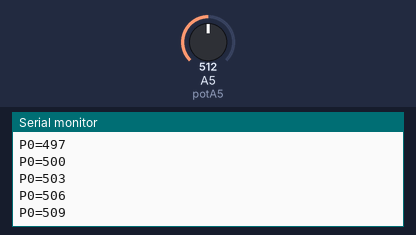
Recording of a sketch running on a simulated Arduino Uno, built with avr-gcc and run on an emulated ATmega328P. Parts: the last lines printed to the serial monitor. The test bench sets the inputs (shaded band); at power-on: A5 (potA5) = 512.

Above: at 1.2 s.
1.3 s: A5 (potA5) set to 716
At 2.5 s:
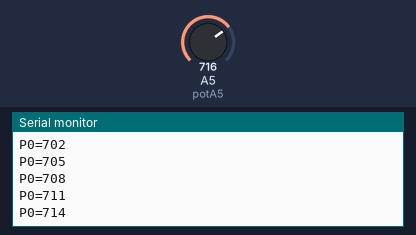
2.8 s: A5 (potA5) set to 900
At 3.6 s:
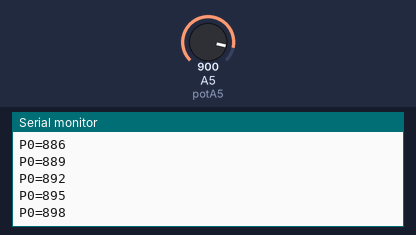
Timing chart, 0 to 5.8 s (numbered marks = the images above; inputs shaded):
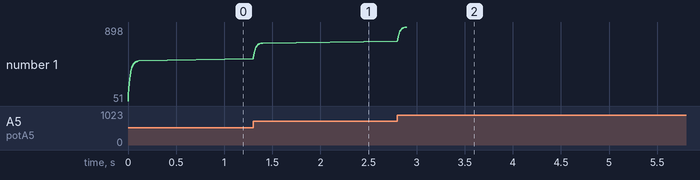

The sketch:

Pot_test.ino
```cpp
int potA5 = A5;
float filtered = 0;
int lastOut = -1;

void setup() {
  Serial.begin(115200);
}

void loop() {
  int raw = analogRead(potA5);

  // Filtro EMA (alpha controla suavidade)
  float alpha = 0.1;
  filtered = (alpha * raw) + ((1 - alpha) * filtered);

  int out = (int)filtered;

  if (abs(out - lastOut) > 2) {
    lastOut = out;
    Serial.print("P0=");
    Serial.println(out);
  }

  delay(2);
}
```

Measured:
- after the input at 1.3 s, the serial monitor: prints a new line at once (image 1)
- after the input at 2.8 s, the serial monitor: prints a new line at once (image 2)
- plotted number 1: 509 → 714 after the input at 1.3 s, 714 → 898 after the input at 2.8 s
